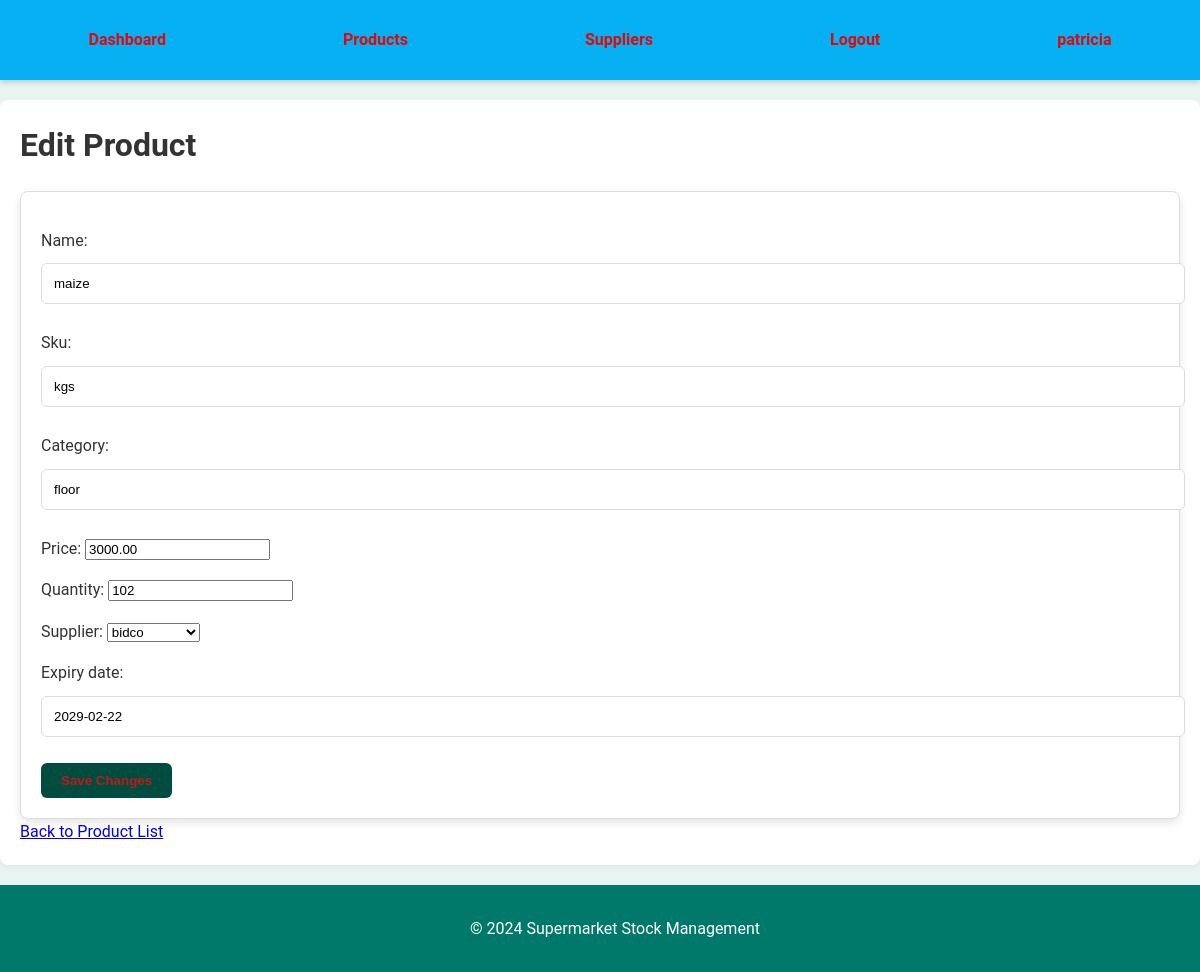
The page /products/edit/4/ (signed in) on the database its author committed.
### supermarket_stock_management/inventory/models.py (models this page shows, shortened)
class Product(models.Model):
    name = models.CharField(max_length=100)
    sku = models.CharField(max_length=50, unique=True)
    category = models.CharField(max_length=100)
    price = models.DecimalField(max_digits=10, decimal_places=2)
    quantity = models.PositiveIntegerField(default=0)
    supplier = models.ForeignKey(Supplier, on_delete=models.CASCADE)
    expiry_date = models.DateField()

class Supplier(models.Model):
    name = models.CharField(max_length=100)
    contact_info = models.TextField()
    def __str__(self):
        return self.name

### supermarket_stock_management/inventory/views.py (the view)
# urls.py: path('products/edit/<int:pk>/', views.edit_product, name='edit-product'),
@login_required
def edit_product(request, pk):
    product = get_object_or_404(Product, pk=pk)
    if request.method == 'POST':
        form = ProductForm(request.POST, instance=product)
        if form.is_valid():
            form.save()
            messages.success(request, 'Product updated successfully!')
            return redirect('product-list')
    else:
        form = ProductForm(instance=product)
    return render(request, 'inventory/edit_product.html', {'form': form})

### supermarket_stock_management/inventory/forms.py
class ProductForm(forms.ModelForm):
    class Meta:
        model = Product
        fields = ['name', 'sku', 'category', 'price', 'quantity', 'supplier', 'expiry_date']
        quantity = forms.IntegerField(min_value=0, required=True)
        product = forms.ModelChoiceField(queryset=Product.objects.all())

### supermarket_stock_management/inventory/templates/inventory/edit_product.html (shortened to what this page needs)
{% extends 'inventory/base.html' %}
{% block content %}
<h2>Edit Product</h2>
<form method="post">
    {{ form.as_p }}
    <button type="submit">Save Changes</button>
</form>
<a href="{% url 'product-list' %}">Back to Product List</a>
{% endblock %}

### supermarket_stock_management/inventory/templates/inventory/base.html (shortened to what this page needs)
<!DOCTYPE html>
<html lang="en">
<head>
    {% load static %}
    <link rel="stylesheet" href="{% static 'css/styles.css' %}">
</head>
<body>
    <header>
        <nav>
            <ul>
                <li><a href="{% url 'dashboard' %}">Dashboard</a></li>
                <li><a href="{% url 'product-list' %}">Products</a></li>
                <li><a href="{% url 'supplier-list' %}">Suppliers</a></li>
                {% if user.is_authenticated %}
                    <li><a href="{% url 'logout' %}">Logout</a></li>
                    <li><a href="{% url 'profile' %}">{{ user.username }}</a></li>
                {% else %}
                    <li><a href="{% url 'login' %}">Login</a></li>
                    <li><a href="{% url 'register' %}">Register</a></li>
                {% endif %}
            </ul>
        </nav>
    </header>
    <main>
        {% block content %}{% endblock %}
    </main>
    <footer>
        <p>&copy; 2024 Supermarket Stock Management</p>
    </footer>
</body>
</html>

### supermarket_stock_management/inventory/static/css/styles.css (style rules this page uses)
body { font-family: 'Roboto', sans-serif; margin: 0; padding: 0; background-color: #e9f5f2; color: #333; line-height: 1.6; }
header { background-color: #07b0f3; color: #e7dddd; padding: 15px 0; box-shadow: 0 2px 6px rgba(0, 0, 0, 0.2); }
nav ul { list-style-type: none; margin: 0; padding: 0; display: flex; justify-content: space-around; align-items: center; }
nav ul li { display: inline; }
nav ul li a { color: #e20808; text-decoration: none; padding: 12px 20px; display: block; font-weight: bold; transition: background-color 0.3s ease; }
main { padding: 20px; background-color: #ffffff; border-radius: 8px; box-shadow: 0 2px 6px rgba(117, 104, 104, 0.1); margin: 20px auto; max-width: 1200px; }
h1, h2 { color: #e7ebea; margin-top: 0; }
footer { text-align: center; padding: 15px; background-color: #00796b; color: #fff; position: relative; width: 100%; }
form { background-color: #ffffff; padding: 20px; border: 1px solid #ddd; box-shadow: 0 4px 8px rgba(0, 0, 0, 0.1); border-radius: 8px; }
form input[type="text"], form input[type="password"], form input[type="email"] { width: 100%; padding: 12px; margin: 10px 0; border: 1px solid #ddd; border-radius: 6px; transition: border-color 0.3s ease; }
form button { background-color: #004d40; color: #c01818; padding: 10px 20px; border: none; cursor: pointer; border-radius: 6px; font-weight: bold; transition: background-color 0.3s ease; }
h2 { font-size: 2em; margin-bottom: 20px; color: #333333; }

### rows shown on the page
Product: name "maize", sku "kgs", category "floor", price "3000.00", quantity "102", supplier "bidco", expiry_date "2029-02-22"

### other values the page prints
{{ user.username }} "patricia"
